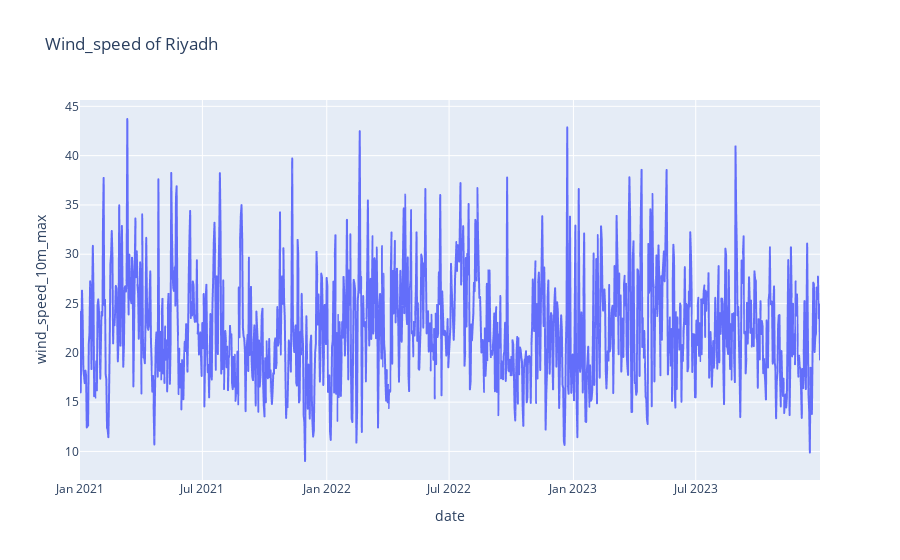

Here is the notebook cell this chart was saved with:
### Code cell
figure=px.line(daily_dataframe,x="date",
              y="wind_speed_10m_max",title="Wind_speed of Riyadh")
figure.show()

### Figure 1 — Plotly figure (JSON) as saved in the notebook; plotly's stock layout.template omitted (floating-point values rounded to 4 significant figures; data arrays with more than 128 entries replaced by an {"elided": "..."} marker saying what was removed)
{"data": [{"hovertemplate": "date=%{x}<br>wind_speed_10m_max=%{y}<extra></extra>", "legendgroup": "", "line": {"color": "#636efa", "dash": "solid"}, "marker": {"symbol": "circle"}, "mode": "lines", "name": "", "showlegend": false, "type": "scattergl", "x": {"elided": "1096 str values"}, "xaxis": "x", "y": {"elided": "1096 float values"}, "yaxis": "y"}], "layout": {"legend": {"tracegroupgap": 0}, "title": {"text": "Wind_speed of Riyadh"}, "xaxis": {"anchor": "y", "domain": [0, 1], "title": {"text": "date"}}, "yaxis": {"anchor": "x", "domain": [0, 1], "title": {"text": "wind_speed_10m_max"}}}}
